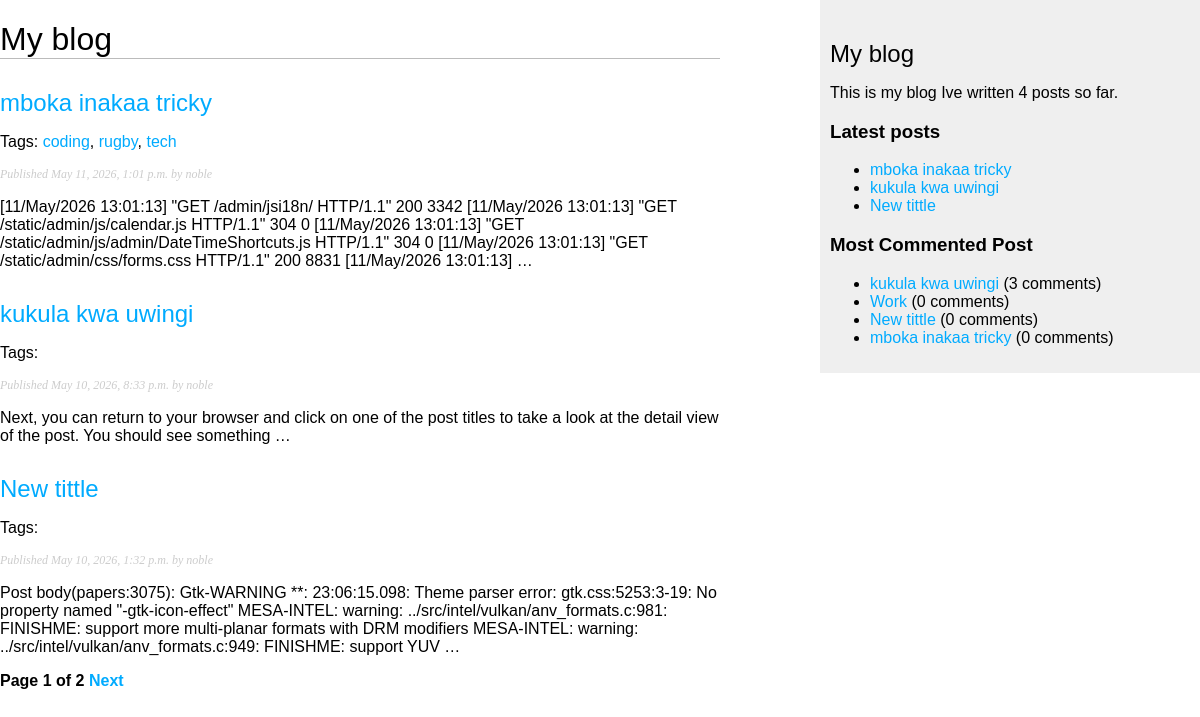
/blog/, run on an earlier commit of the app's database.
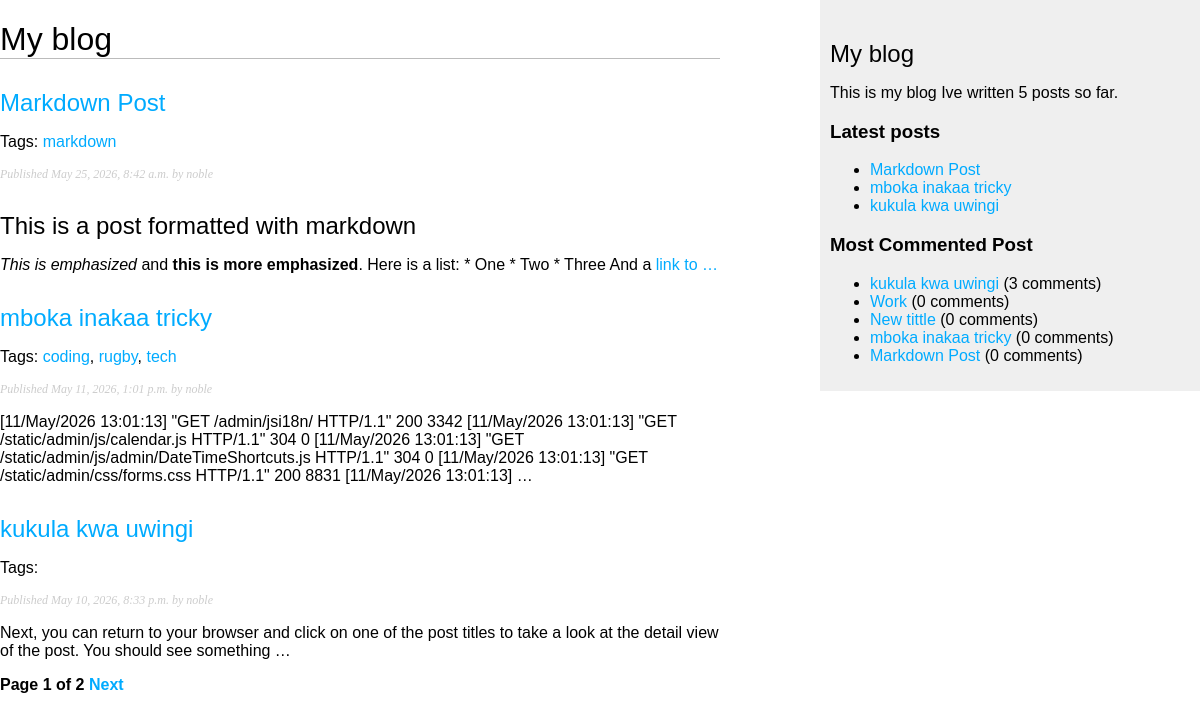
And on a later commit of the database.
### blog/models.py (models this page shows, shortened)
class Post(models.Model):
  tags = TaggableManager()
  class Status(models.TextChoices): #enumaration class
    DRAFT = 'DF', 'Draft'
    PUBLISHED = 'PB', 'Published'
  title = models.CharField(max_length=250)
  slug = models.SlugField(max_length=250, unique_for_date='publish')
  body = models.TextField()
  author = models.ForeignKey(
    settings.AUTH_USER_MODEL,
    on_delete=models.CASCADE,
    related_name='blog_posts'
  )
  publish = models.DateTimeField(default=timezone.now)
  created = models.DateTimeField(auto_now_add=True)
  updated = models.DateTimeField(auto_now=True)
  status = models.CharField(
    max_length=2,
    choices=Status,
    default=Status.DRAFT
  )
  objects = models.Manager() #default man
  published = PublishedManager() #custom manager
  class Meta:
    ordering = ['-publish']
    indexes = [
      models.Index(fields=['-publish']),
    ]
  def get_absolute_url(self):
    return reverse('blog:post_detail', args=[
      self.publish.year,
      self.publish.month,
      self.publish.day,
      self.slug
    ])

### blog/views.py (the view)
# urls.py: path('', views.post_list, name='post_list'),
def post_list(request, tag_slug=None):
  post_list = Post.published.all()
  tag = None
  if tag_slug:
    tag = get_object_or_404(Tag, slug=tag_slug)
    post_list = post_list.filter(tags__in=[tag])
  paginator = Paginator(post_list, 3) #3 post per page
  page_number = request.GET.get('page', 1)
  try:
    posts = paginator.page(page_number)
  except PageNotAnInteger:
    posts = paginator.page(1)
  except EmptyPage:
    posts = paginator.page(paginator.num_pages)
  return render(request, 'blog/post/list.html', {'posts':posts, 'tag':tag})

### blog/models.py (called while the page is built)
  def get_queryset(self):
    return super().get_queryset().filter(status=Post.Status.PUBLISHED)

### blog/templatetags/blog_tags.py (called while the page is built)
@register.simple_tag
def total_posts():
  return Post.published.count()

@register.inclusion_tag('blog/post/latest_posts.html')
def show_latest_posts(count=5):
  latest_post = Post.published.order_by('-publish')[:count]
  return {'latest_posts': latest_post}

@register.simple_tag
def get_most_cmntd_pst(count=5):
  return Post.published.annotate(
    total_comments=Count('comments')
  ).order_by('-total_comments')[:count]

@register.filter(name='markdown')
def markdown_format(text):
    return mark_safe(markdown.markdown(text))

### blog/templates/blog/post/list.html (shortened to what this page needs)
{% extends "blog/base.html" %}
{% load blog_tags %}
{% block content %}
  <h1>My blog</h1>
  {% for post in posts %}
    <h2>
      <a href="{{ post.get_absolute_url }}">
        {{ post.title }}
      </a>
    </h2>
    <p class="tags">
      Tags:
      {% for tag in post.tags.all %}
        <a href="{% url 'blog:post_list_by_tag' tag.slug %}">{{ tag.name }}</a>{% if not forloop.last %}, {% endif %}
      {% endfor %}
    </p>
    <p class="date">
      Published {{ post.publish }} by {{ post.author }}
    </p>
    {{ post.body|markdown|truncatewords:30|linebreaks }}
  {% endfor %}
  {% include "blog/pagination.html" with page=posts %}
{% endblock %}

### blog/templates/blog/base.html (shortened to what this page needs)
{% load blog_tags %}
{% load static %}
<!DOCTYPE html>
<html lang="en">
<head>
</head>
<body>
  <div id="content">
    {% block content %}
    {% endblock %}
  </div>
  <div id="sidebar">
    <h2>My blog</h2>
    <p>This is my blog
      Ive written {% total_posts %} posts so far.
    </p>
    <h3>Latest posts</h3>
    {% show_latest_posts 3 %}
    <h3>Most Commented Post</h3>
    {% get_most_cmntd_pst as most_commented_post %}
    <ul>
      {% for post in most_commented_post %}
      <li><a href="{{ post.get_absolute_url }}">{{ post.title }}</a> ({{ post.total_comments }} comments)</li>
      {% endfor %}
    </ul>
  </div>
</body>
</html>

### blog/templates/blog/post/latest_posts.html
<ul>
{% for post in latest_posts %}
<li>
<a href="{{ post.get_absolute_url }}">{{ post.title }}</a>
</li>
{% endfor %}
</ul>

What changed in the data, as far as the page shows it:
no longer on one of the page's lists (row unchanged): Post: title "New tittle", publish "May 10, 2026, 1:32 p.m.", author "noble", body "Post body(papers:3075): Gtk-WARNING **: 23:06:15.098: Theme parser error: gtk.css:5253:3-19: No property named \"-gtk-icon-effect\" MESA-INTEL: warning: ../src/intel/vulkan/anv_formats.c:981: FINISHME: support more multi-planar formats with DRM modifiers MESA-INTEL: warning: ../src/intel/vulkan/anv_formats.c:949: FINISHME: support YUV …"
added Post: title "Markdown Post", publish "May 25, 2026, 8:42 a.m.", author "noble", body "This is a post formatted with markdown This is emphasized and this is more emphasized . Here is a list: * One * Two * Three And a link to …", total_comments "0"
added Tag: name "markdown", shown under "Markdown Post"
Also different on the page:
text no longer shown: "4"
text now shown: "5"
